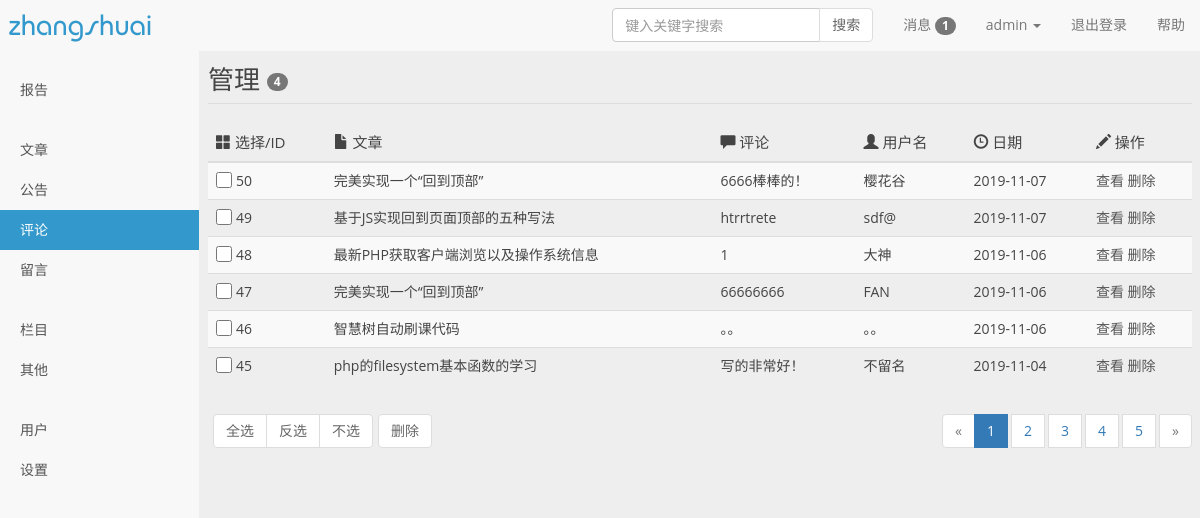
/admin/comment.php (signed in), run on the app's committed database.
### tables this page shows
CREATE TABLE `comment` (
  `comment_id` int(11) NOT NULL AUTO_INCREMENT COMMENT '评论ID',
  `art_id` int(11) DEFAULT NULL COMMENT '文章id',
  `comm` varchar(255) DEFAULT NULL COMMENT '评论内容',
  `time` varchar(30) DEFAULT NULL COMMENT '评论时间',
  `ip` varchar(255) DEFAULT NULL COMMENT '评论ip',
  `author` varchar(255) DEFAULT NULL COMMENT '评论用户名',
  `email` varchar(255) DEFAULT NULL COMMENT '邮箱',
  `qq` varchar(255) DEFAULT '3202025856' COMMENT '评论网址',
  PRIMARY KEY (`comment_id`)
);

CREATE TABLE `art` (
  `art_id` int(10) unsigned NOT NULL AUTO_INCREMENT COMMENT '文章id',
  `cat_id` int(10) unsigned NOT NULL DEFAULT '0' COMMENT '文章分类id（cat表主键id）',
  `title` varchar(50) NOT NULL DEFAULT '' COMMENT '文章标题',
  `contents` longtext,
  `tags` varchar(10) DEFAULT NULL,
  `keywords` varchar(255) DEFAULT NULL COMMENT '文章关键字',
  `des` varchar(255) DEFAULT NULL COMMENT '文章描述',
  `pv` int(10) NOT NULL DEFAULT '0' COMMENT '文章浏览量',
  `add_time` varchar(10) NOT NULL COMMENT '发表时间',
  `pic` varchar(255) DEFAULT NULL COMMENT '文章封面图片',
  PRIMARY KEY (`art_id`)
);

### admin/commlist.php (called while the page is built, shortened)
<?php
$sql="select count(*) from comment";
$num=mGetOne($sql);
$curr=isset($_GET['page'])?$_GET['page']:1;
$cnt=6;
$page=getPage($num,$curr,$cnt);
$sql='select comment_id,art.art_id,comm,time,author,title from comment,art where comment.art_id=art.art_id order by comment_id desc LIMIT '.($curr-1)*$cnt.",".$cnt;
$comm=mGetAll($sql);
?>

### admin/lib/mysql.php (called while the page is built, shortened)
<?php
function mConn(){
	static $link = null;
	if($link == null){
		$cfg = require PATH.'/lib/config.php';
		$link = mysqli_connect($cfg['host'],$cfg['user'],$cfg['pwd'],$cfg['db']);
		mysqli_query($link,'set names '.$cfg['charset']);
	}
	return $link;
}
function mQuery($sql){
	$link = mConn();
	$res = mysqli_query($link,$sql);
	if(!$res){
		mLog($sql."\n".mysqli_error($link));
		return false;
	}else{
		return $res;
	}
}
function mLog($sql){
	$filename = PATH.'/log/'.date('Ymd').'.txt';
	$data = '-----------------------------------'."\n".date('Y-m-d H:i:s')."\n".
	$sql."\n".'-----------------------------------'."\n\n\n";
}
function mGetAll($sql){
	$res = mQuery($sql);
	$data = array();
	while($row = mysqli_fetch_assoc($res)){
		$data[] = $row;
	}
	return $data;
}
function mGetOne($sql){
	$res = mQuery($sql);
	return $row = $res?mysqli_fetch_row($res)[0]:false;
}
?>

### admin/lib/func.php (called while the page is built, shortened)
<?php
function getPage($num,$curr,$cnt=5){
	$pagenum = ceil($num/$cnt);
	$left = max($curr-2,1);
	$right = min($left+4,$pagenum);
	$left = max($right-4,1);
	for ($i=$left; $i<=$right ; $i++) {
		$page[$i] = http_build_query($_GET);
	}
	return $page;
}
?>

### admin/comment.php (the view, shortened to what this page needs)
<!doctype html>
<?php require_once "./commlist.php" ?>
<html lang="zh-CN">
	<head>
		<link rel="stylesheet" type="text/css" href="css/bootstrap.min.css">
		<link rel="stylesheet" type="text/css" href="css/style.css">
		<link rel="stylesheet" type="text/css" href="css/font-awesome.min.css">
	</head>
	<body class="user-select">
		<section class="container-fluid">
			<?php require_once "./public/head.php"?>
			<div class="row">
				<aside class="col-sm-3 col-md-2 col-lg-2 sidebar">
					<ul class="nav nav-sidebar">
						<li>
							<a href="index.php">报告</a>
						</li>
					</ul>
					<ul class="nav nav-sidebar">
						<li>
							<a href="article.php">文章</a>
						</li>
						<li>
							<a href="notice.php">公告</a>
						</li>
						<li class="active">
							<a href="comment.php">评论</a>
						</li>
						<li>
							<a data-toggle="tooltip" data-placement="top" title="网站暂无留言功能">留言</a>
						</li>
					</ul>
					<ul class="nav nav-sidebar">
						<li>
							<a href="category.php">栏目</a>
						</li>
						<li>
							<a class="dropdown-toggle" id="otherMenu" data-toggle="dropdown" aria-haspopup="true" aria-expanded="false">其他</a>
						</li>
					</ul>
					<ul class="nav nav-sidebar">
						<li>
							<a class="dropdown-toggle" id="userMenu" data-toggle="dropdown" aria-haspopup="true" aria-expanded="false">用户</a>
						</li>
						<li>
							<a class="dropdown-toggle" id="settingMenu" data-toggle="dropdown" aria-haspopup="true" aria-expanded="false">设置</a>
						</li>
					</ul>
				</aside>
				<div class="col-sm-9 col-sm-offset-3 col-md-10 col-lg-10 col-md-offset-2 main" id="main">
					<form action="/Comment/checkAll" method="post">
						<h1 class="page-header">管理 <span class="badge">4</span></h1>
						<div class="table-responsive">
							<table class="table table-striped table-hover">
								<thead>
									<tr>
										<th><span class="glyphicon glyphicon-th-large"></span> <span class="visible-lg">选择/ID</span></th>
										<th><span class="glyphicon glyphicon-file"></span> <span class="visible-lg">文章</span></th>
										<th><span class="glyphicon glyphicon-comment"></span> <span class="visible-lg">评论</span></th>
										<th><span class="glyphicon glyphicon-user"></span> <span class="visible-lg">用户名</span></th>
										<th><span class="glyphicon glyphicon-time"></span> <span class="visible-lg">日期</span></th>
										<th><span class="glyphicon glyphicon-pencil"></span> <span class="visible-lg">操作</span></th>
									</tr>
								</thead>
								<tbody>
									<?php foreach($comm as $k=>$v){  ?>
									<tr>
										<td><input type="checkbox" class="input-control" name="checkbox[]" value="" /><?php echo $v['comment_id']; ?></td>
										<td><?php echo $v['title']; ?></td>
										<td class="article-title" ><?php echo $v['comm']; ?></td>
										<td><?php echo $v['author']; ?></td>
										<td><?php echo date('Y-m-d ',$v['time']); ?></td>
										<td>
											<a rel="1" name="see" data-toggle="modal" data-target="#seeComment" >查看</a>
											<a rel="<?php echo $v['comment_id']; ?>" name="delete">删除</a>
										</td>
									</tr>
									<?php } ?>
								</tbody>
							</table>
						</div>
						<footer class="message_footer">
							<nav>
								<div class="btn-toolbar operation" role="toolbar">
									<div class="btn-group" role="group">
										<a class="btn btn-default" onClick="select()">全选</a>
										<a class="btn btn-default" onClick="reverse()">反选</a>
										<a class="btn btn-default" onClick="noselect()">不选</a>
									</div>
									<div class="btn-group" role="group">
										<button type="submit" class="btn btn-default" data-toggle="tooltip" data-placement="bottom" title="删除全部选中" name="checkbox_delete">删除</button>
									</div>
								</div>
								<ul class="pagination pagenav">
									<li class="disabled">
										<a aria-label="Previous"> <span aria-hidden="true">&laquo;</span> </a>
									</li>
									<?php foreach($page as $k=>$v) { ?>
										<?php if ($k==$curr) {?>
										<li class="active" >
										<a href="JavaScript:" style="margin-right: 4px;"class="active"><?php echo $k ?></a></li>
										<?php }else{?>
										<li >
										<a href="comment.php?<?php echo $v ?>" style="cursor: pointer;margin-right: 4px;"class="active"><?php echo $k ?></a>
										</li>
										<?php }?>
								    <?php } ?>
									<li class="disabled">
										<a aria-label="Next"> <span aria-hidden="true">&raquo;</span> </a>
									</li>
								</ul>
							</nav>
						</footer>
					</form>
				</div>
			</div>
		</section>
	</body>
</html>

### admin/css/style.css (style rules this page uses)
body, div, dl, dt, dd, ul, ol, li, h1, h2, h3, h4, h5, h6, pre, code, form, button, input, fieldset, legend, input, textarea, p, blockquote, th, td, article, aside, details, figcaption, figure, #footer, #header, hgroup, menu, nav, section { margin: 0; padding: 0; }
body, dl, dt, dd, ul, ol, li, h1, h2, h3, h4, h5, h6, form, button, input, textarea, p, span, th, td, article, aside, nav, section, img, a, table, tbody, tr, label { outline: none; transition: all 0.30s ease-in-out; -webkit-transition: all 0.30s ease-in-out; -moz-transition: all 0.30s ease-in-out; -o-transition: all 0.30s ease-in-out; -ms-transition: all 0.30s ease-in-out; }
dl, dt, dd, ul, ol, li, h1, h2, h3, h4, h5, h6, p, span, th, tr, td { cursor: default; }
article, aside, details, figcaption, figure, footer, header, hgroup, main, nav, section, summary { display: block; }
body { color: #444; background-color: #EEE; overflow-x: hidden; padding-top: 50px; }
a { color: #555; cursor: pointer; text-decoration: none; }
li { display: list-item; list-style: none; text-align: -webkit-match-parent; }
.btn-default { border-color: #DDD; color: #666; }
body, input, button, textarea, select { font-family: "Microsoft YaHei", "微软雅黑", "Lantinghei SC", "Open Sans", Arial, "Hiragino Sans GB", "STHeiti", "WenQuanYi Micro Hei", SimSun, sans-serif; }
.user-select { -webkit-user-select: none; -moz-user-select: none; -ms-user-select: none; -khtml-user-select: none; user-select: none; }
.container-fluid { padding-right: 0; padding-left: 0; margin-right: 0; margin-left: 0; }
.col-lg-1, .col-lg-10, .col-lg-11, .col-lg-12, .col-lg-2, .col-lg-3, .col-lg-4, .col-lg-5, .col-lg-6, .col-lg-7, .col-lg-8, .col-lg-9, .col-md-1, .col-md-10, .col-md-11, .col-md-12, .col-md-2, .col-md-3, .col-md-4, .col-md-5, .col-md-6, .col-md-7, .col-md-8, .col-md-9, .col-sm-1, .col-sm-10, .col-sm-11, .col-sm-12, .col-sm-2, .col-sm-3, .col-sm-4, .col-sm-5, .col-sm-6, .col-sm-7, .col-sm-8, .col-sm-9, .col-xs-1, .col-xs-10, .col-xs-11, .col-xs-12, .col-xs-2, .col-xs-3, .col-xs-4, .col-xs-5, .col-xs-6, .col-xs-7, .col-xs-8, .col-xs-9 { position: relative; min-height: 1px; padding-right: 10px; padding-left: 10px; }
.table>tbody>tr>td, .table>tbody>tr>th, .table>tfoot>tr>td, .table>tfoot>tr>th, .table>thead>tr>td, .table>thead>tr>th { padding: 8px; line-height: 1.42857143; vertical-align: middle; border-top: 1px solid #ddd; }
.row { margin-right: 0px; margin-left: 0px; }
.sidebar { display: none; }
@media (min-width: 768px) { .sidebar { position: fixed; top: 50px; bottom: 0; left: 0; z-index: 1000; display: block; padding: 20px; overflow-x: hidden; overflow-y: auto; background-color: #f8f8f8; border-right: 1px solid #eee; } }
.nav-sidebar { margin-right: -21px; margin-bottom: 20px; margin-left: -20px; }
.nav-sidebar > li > a { padding-right: 20px; padding-left: 20px; }
.nav-sidebar > .active > a, .nav-sidebar > .active > a:hover, .nav-sidebar > .active > a:focus { color: #fff; background-color: #3399CC; }
.main { padding:15px 8px; }
.main .page-header { font-size: 26px; margin-top: 0; border-bottom: 1px solid #DDD; }
.table thead tr th { font-size: 15px; font-weight: 500; }
.operation { display: inline-block; float: left; margin: 10px 0; }
.pagenav { display: inline-block; float: right; margin: 10px 0; }
.input-control { display: block; color: #555; background-color: #fff; background-image: none; border: 1px solid #ccc; border-radius: 4px; -webkit-box-shadow: inset 0 1px 1px rgba(0,0,0,.075); box-shadow: inset 0 1px 1px rgba(0,0,0,.075); -webkit-transition: border-color ease-in-out .15s, -webkit-box-shadow ease-in-out .15s; -o-transition: border-color ease-in-out .15s, box-shadow ease-in-out .15s; transition: border-color ease-in-out .15s, box-shadow ease-in-out .15s; box-shadow: none; -webkit-box-shadow: none; -moz-box-shadow: none; }
.table td { cursor: pointer; }
@media (min-width: 1200px) { th span.visible-lg { display: inline-block !important; } }
input[type=checkbox], input[type=radio] { cursor: pointer; display: inline-block; line-height: 0; height: 16px; margin: -4px 4px 0 0; outline: 0; padding: 0!important; vertical-align: middle; width: 16px; min-width: 16px; }

### data on the page
comment: comment_id "50", art.title "完美实现一个“回到顶部”", comm "6666棒棒的！", author "樱花谷", time "2019-11-07"
comment: comment_id "49", art.title "基于JS实现回到页面顶部的五种写法", comm "htrrtrete", author "sdf@", time "2019-11-07"
comment: comment_id "48", art.title "最新PHP获取客户端浏览以及操作系统信息", comm "1", author "大神", time "2019-11-06"
comment: comment_id "47", art.title "完美实现一个“回到顶部”", comm "66666666", author "FAN", time "2019-11-06"
comment: comment_id "46", art.title "智慧树自动刷课代码", comm "。。", author "。。", time "2019-11-06"
comment: comment_id "45", art.title "php的filesystem基本函数的学习", comm "写的非常好！", author "不留名", time "2019-11-04"

### other printed values
$k "1"
$k "2"
$k "3"
$k "4"
$k "5"
